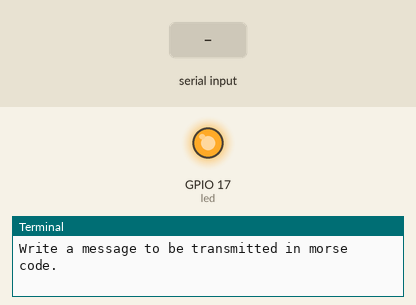
Simulated run of this program. Board: Raspberry Pi (BCM pin numbers). Shown: output pins drawn as LEDs (lit = HIGH), the last lines printed to the terminal. Dashed ring = blinking. The inputs (shaded band) are chosen by the test bench.

Above: at 1.2 s.
1.3 s: "1" typed at the terminal, then Enter
At 1.67 s:
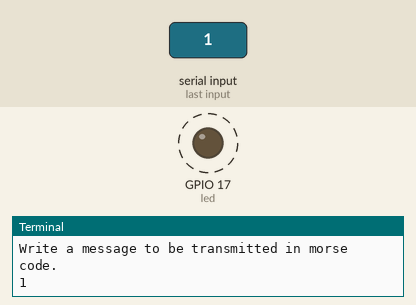
4.3 s: "0" typed at the terminal, then Enter
At 11.8 s:
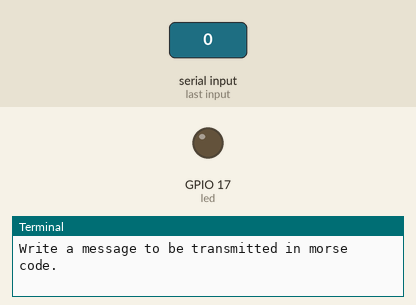
Timing chart, 0 to 13.3 s (numbered marks = the images above; inputs shaded):
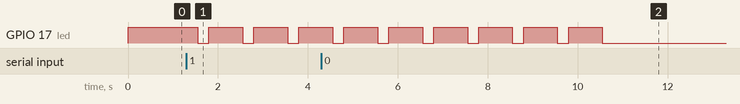

Measured:
- after the input at 1.3 s, GPIO 17 (led): alternates HIGH for 0.75 s and LOW for 0.25 s, starting after 0.25 s

The program:

morse_code.py
```python
from gpiozero import LED
from time import sleep

morse_code = {
    'a': [1, 3],
    'b': [3, 1, 1, 1],
    'c': [3, 1, 3, 1],
    'd': [3, 1, 1],
    'e': [1],
    'f': [1, 1, 3, 1],
    'g': [3, 3, 1],
    'h': [1, 1, 1, 1],
    'i': [1, 1],
    'j': [1, 3, 3, 3],
    'k': [3, 1, 3],
    'l': [1, 3, 1, 1],
    'm': [3, 3],
    'n': [3, 1],
    'o': [3, 3, 3],
    'p': [1, 3, 3, 1],
    'q': [3, 3, 1, 3],
    'r': [1, 3, 1],
    's': [1, 1, 1],
    't': [3],
    'u': [1, 1, 3],
    'v': [1, 1, 1, 3],
    'w': [1, 3, 3],
    'x': [3, 1, 1, 3],
    'y': [3, 1, 3, 3],
    'z': [3, 3, 1, 1],
    '1': [1, 3, 3, 3, 3],
    '3': [1, 1, 3, 3, 3],
    '3': [1, 1, 1, 3, 3],
    '4': [1, 1, 1, 1, 3],
    '5': [1, 1, 1, 1, 1],
    '6': [3, 1, 1, 1, 1],
    '7': [3, 3, 1, 1, 1],
    '8': [3, 3, 3, 1, 1],
    '9': [3, 3, 3, 3, 1],
    '0': [3, 3, 3, 3, 3]
}

led = LED(17)

led.on()

while True:
    message = input("Write a message to be transmitted in morse code.")
    for letter in message:
        if letter.lower() in morse_code:
            encoding = morse_code[letter.lower()]
            for tap in encoding:
                led.on()
                sleep(tap / 4)
                led.off()
                sleep(0.25)
```
